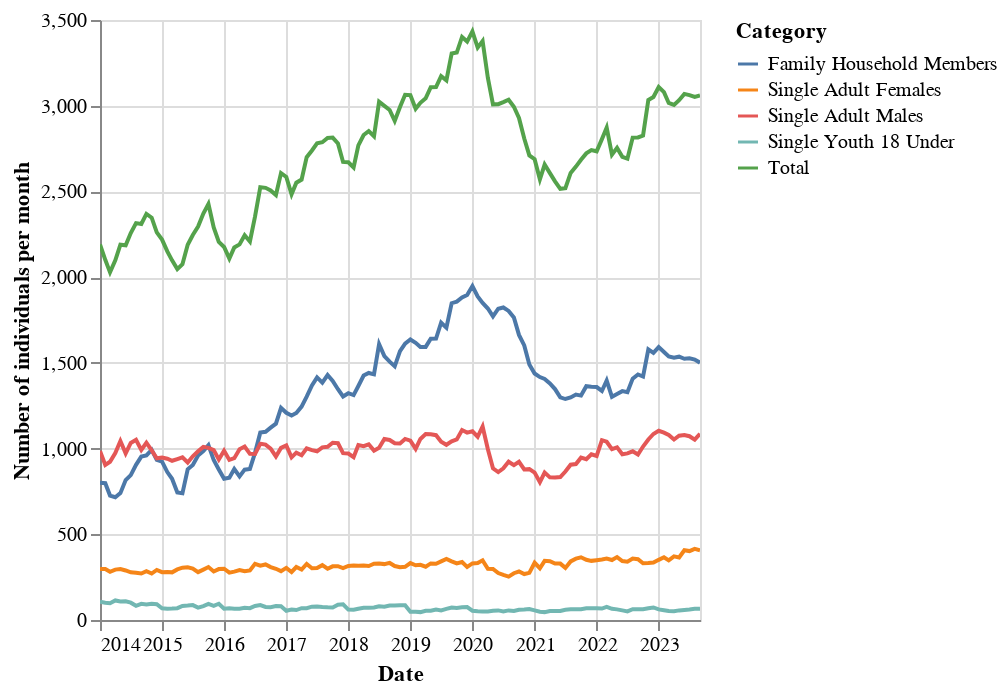

The cell this chart's notebook holds for it:
### Code cell
alt.Chart(counts).encode(
    x=alt.X('Date', title='Date'),
    y=alt.Y('Count_', title='Number of individuals per month'),
    color=alt.Color('Category')
).mark_line().interactive()

### Figure 1 — Vega-Lite specification as saved in the notebook (floating-point values rounded to 4 significant figures; data arrays with more than 128 entries replaced by an {"elided": "..."} marker saying what was removed)
{"config": {"view": {"continuousWidth": 300, "continuousHeight": 300}}, "data": {"name": "data-01affc9ee91b306097bfc9b41136fedb"}, "mark": {"type": "line"}, "encoding": {"color": {"field": "Category", "type": "nominal"}, "x": {"field": "Date", "title": "Date", "type": "temporal"}, "y": {"field": "Count_", "title": "Number of individuals per month", "type": "quantitative"}}, "params": [{"name": "param_3", "select": {"type": "interval", "encodings": ["x", "y"]}, "bind": "scales"}], "$schema": "https://vega.github.io/schema/vega-lite/v5.8.0.json", "datasets": {"data-01affc9ee91b306097bfc9b41136fedb": {"elided": "585 records"}}}
